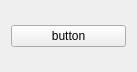
<?xml version="1.0" encoding="UTF-8"?>
<ui version="4.0">
 <class>Startup</class>
 <widget class="QWidget" name="Startup">
  <property name="geometry">
   <rect>
    <x>0</x>
    <y>0</y>
    <width>137</width>
    <height>72</height>
   </rect>
  </property>
  <property name="windowTitle">
   <string>Form</string>
  </property>
  <layout class="QHBoxLayout" name="horizontalLayout">
   <item>
    <widget class="QPushButton" name="quit_appPBn">
     <property name="text">
      <string>button</string>
     </property>
    </widget>
   </item>
  </layout>
 </widget>
 <resources/>
 <connections/>
</ui>
